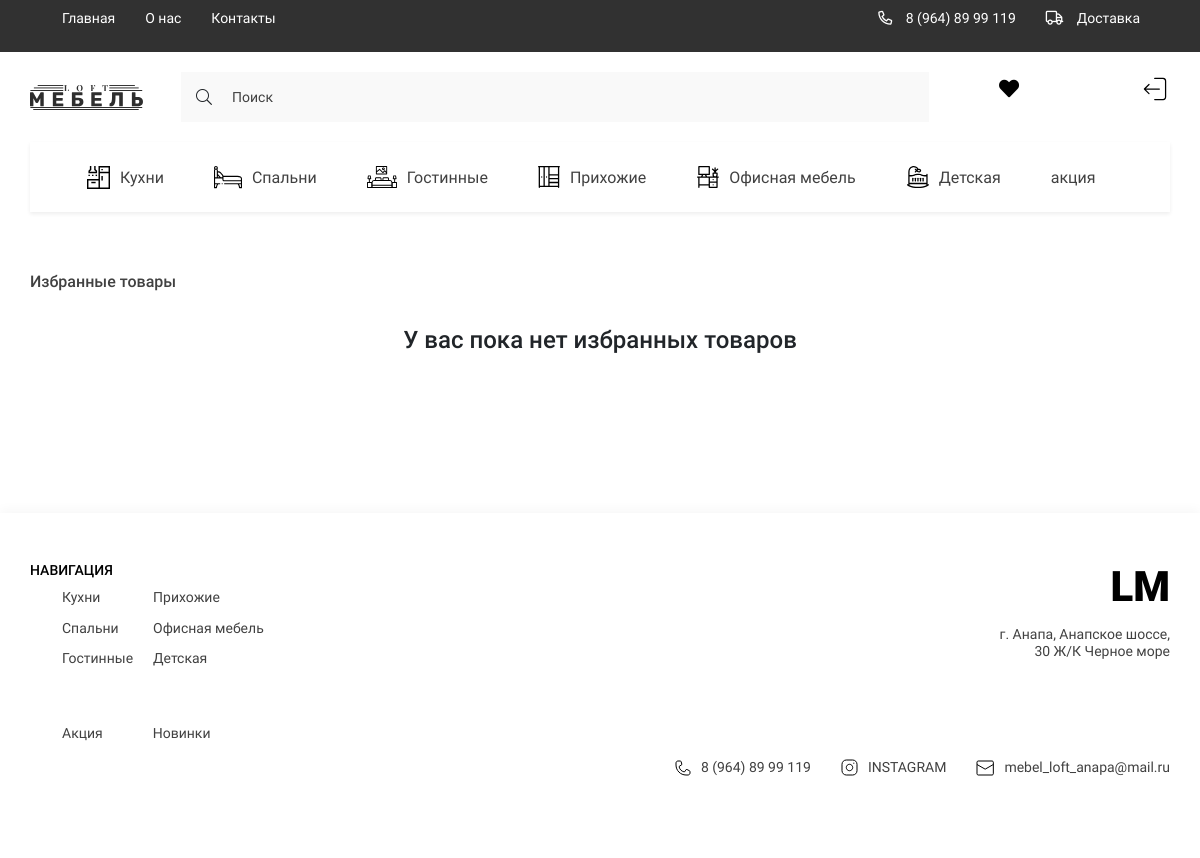
Screenshot of /favorites/ (signed in) with the database file from the repository.
### loft/models.py (models this page shows, shortened)
class Category(models.Model):
    title = models.CharField(max_length=150, verbose_name='Категория')
    icon = models.ImageField(upload_to='icons/', blank=True, null=True, verbose_name='Иконка')
    slug = models.SlugField(unique=True, null=True)
    parent = models.ForeignKey('self', on_delete=models.CASCADE, null=True, blank=True,
                               related_name='subcategories', verbose_name='Родитель')
    def get_absolute_url(self):
        return reverse('category', kwargs={'slug': self.slug})
    def get_icon(self):
        if self.icon:
            return self.icon.url
        else:
            return '-'
    class Meta:
        verbose_name = 'Категории'
        verbose_name_plural = 'Категории'

### loft/views.py (the view)
# urls.py: path('favorites/', FavoriteListView.as_view(), name='favorite'),
class FavoriteListView(LoginRequiredMixin, ListView):
    model = FavoriteProduct
    context_object_name = 'products'
    template_name = 'loft/favorite_list.html'
    login_url = 'login'
    extra_context = {
        'title': 'Избранные товары'
    }
    def get_queryset(self):
        user = self.request.user
        favorite_products = FavoriteProduct.objects.filter(user=user)
        products = [i.product for i in favorite_products]
        return products

### loft/templatetags/loft_tags.py (called while the page is built)
@register.simple_tag()
def get_categories():
    return Category.objects.filter(parent=None)

### loft/templates/loft/favorite_list.html (shortened to what this page needs)
{% extends 'base.html' %}
{% block main %}
<main class="main">
    <div class="container">
        <section class="products">
            <h2 class="products__title">{{ title }}</h2>
            {% if products %}
            <div class="products__content">
                {% for product in products %}
                {% include 'loft/components/_card.html' %}
                {% endfor %}
            </div>
            {% else %}
            <h4 style="text-align:center;">У вас пока нет избранных товаров</h4>
            {% endif %}
        </section>
    </div>
</main>
{% endblock main %}

### templates/components_base/_header_categories.html
{% load loft_tags %}
<ul class="header__list _categories">
    {% get_categories as categories %}
    {% for category in categories %}
    <li>
        <a href="{{ category.get_absolute_url }}" class="header__list-links">
                                <span class="header__list-img">
                                    <img src="{{ category.get_icon }}" alt="icons">
                                </span>
            {{ category.title }}
        </a>
    </li>
    {% endfor %}
    <li>
        <a href="#!" class="header__list-links">
            акция
        </a>
    </li>
</ul>

### templates/layout/footer.html
{% load static %}
{% load loft_tags %}
<footer class="footer">
        <div class="container">
            <div class="footer__content">
                <div class="footer__navigate">
                    <div class="footer__navigate-part">
                        <h2 class="footer__navigate-title">НАВИГАЦИЯ</h2>
                        <div class="footer__navigate-lists">
                            <ul class="footer__navigate-list">
                                {% get_categories as categories %}
                                {% for category in categories %}
                                <li><a href="#!" class="footer__navigate-links">{{ category.title }}</a></li>
                                {% endfor %}
                            </ul>
                        </div>
                    </div>
                    <div class="footer__navigate-part _right">
                        <a href="./index.html" class="footer__logo">LM</a>
                        <p class="footer__adress">г. Анапа, Анапское шоссе, 30 Ж/К Черное море</p>
                    </div>
                </div>
                <div class="footer__social">
                    <ul class="footer__navigate-list _short">
                        <li><a href="#!" class="footer__navigate-links">Акция</a></li>
                        <li><a href="#!" class="footer__navigate-links">Новинки</a></li>
                    </ul>
                    <ul class="footer__social-list">
                        <li>
                            <a href="tel:89648999119" class="footer__social-links">
                                <img src="{% static 'loft/assets/icons/phone.svg' %}" alt="phone">
                                8 (964) 89 99 119
                            </a>
                        </li>
                        <li>
                            <a href="https://www.instagram.com/" target="_blank" class="footer__social-links">
                                <img src="{% static 'loft/assets/icons/inst.svg' %}" alt="insta">
                                INSTAGRAM
                            </a>
                        </li>
                        <li>
                            <a href="mailto:mebel_loft_anapa@mail.ru" target="_blank" class="footer__social-links">
                                <img src="{% static 'loft/assets/icons/mail.svg' %}" alt="mail">
                                mebel_loft_anapa@mail.ru
                            </a>
                        </li>
                    </ul>
                </div>
            </div>
        </div>
    </footer>

### loft/static/loft/style/style.css (style rules this page uses)
:root { --containerWidth: 1140px; --primaryColor: #414141; --primaryFont: 'Roboto'; --mainColor: #245462; }
* { padding: 0; margin: 0; box-sizing: border-box; text-decoration: none; list-style: none; font-family: var(--primaryFont); }
.container { width: 100%; max-width: calc(var(--containerWidth) + 30px); margin: 0 auto; padding: 0 15px; }
.nav__content-bars, ._categories, .nav__list-links>img, .nav__bars-open, ._truck { display: none; }
.header__list { display: flex; justify-content: space-between; align-items: center; }
.header__list._categories { justify-content: flex-start; width: 100%; overflow-x: scroll; background: #FFFFFF; box-shadow: 0px 2px 4px rgba(0, 0, 0, 0.07); margin-bottom: 30px; }
.header__list-links { padding: 24px 25px; display: flex; justify-content: center; align-items: center; height: 70px; transition: background .3s linear, color .3s linear; width: max-content; font-family: 'Roboto'; font-size: 16px; line-height: 19px; color: #414141; }
.header__list-links img { margin-right: 10px; min-width: 18px; transition: filter .3s linear; }
.main { width: 100%; flex-grow: 1; padding-bottom: 150px; }
.products { width: 100%; display: flex; flex-direction: column; margin-top: 30px; }
.products__title { font-size: 16px; line-height: 19px; color: #414141; margin-bottom: 35px; }
.footer { width: 100%; padding: 49px 0 32px; background: #FFFFFF; box-shadow: 0px -4px 10px rgba(0, 0, 0, 0.03); }
.footer__content { width: 100%; display: flex; flex-direction: column; justify-content: center; }
.footer__navigate { display: flex; width: 100%; justify-content: space-between; margin-bottom: 35px; }
.footer__navigate-part._right { text-align: right; }
.footer__navigate-title { font-weight: 500; font-size: 14px; line-height: 126.69%; color: #000000; margin-bottom: 10px; text-transform: uppercase; }
.footer__navigate-lists { display: flex; }
.footer__navigate-list { display: flex; flex-direction: column; height: 85px; flex-wrap: wrap; justify-content: space-between; }
.footer__navigate-list li { margin-right: 20px; }
.footer__navigate-list._short { flex-direction: row; }
.footer__navigate-list:not(:last-child) { margin-right: 50px; }
.footer__navigate-links { font-size: 14px; line-height: 126.69%; color: #414141; display: block; margin-bottom: 7.24px; transition: color .3s linear; }
.footer__logo { font-weight: 900; font-size: 42px; line-height: 49px; color: #000000; display: block; margin-bottom: 15px; }
.footer__adress { font-size: 14px; line-height: 126.69%; text-align: right; color: #414141; width: 100%; max-width: 171px; }
.footer__navigate-list._short .footer__navigate-links { margin: 0 30px 0 0; }
.footer__navigate-list._short li:last-child .footer__navigate-links { margin: 0; }
.footer__social { display: flex; justify-content: space-between; width: 100%; }
.footer__social-list { display: flex; justify-content: center; text-align: right; align-items: center; }
.footer__social-links { display: flex; justify-content: center; align-items: center; font-size: 14px; line-height: 126.69%; color: #414141; margin-right: 30px; }
.footer__social-list li:last-child .footer__social-links { margin-right: 0; }
.footer__social-links img { margin-right: 10px; }

### loft/static/loft/style/new_style.css (style rules this page uses)
* { text-decoration: none !important; }

### rows the page displays
Category: get_icon (picture), title "Кухни"
Category: get_icon (picture), title "Спальни"
Category: get_icon (picture), title "Гостинные"
Category: get_icon (picture), title "Прихожие"
Category: get_icon (picture), title "Офисная мебель"
Category: get_icon (picture), title "Детская"

### other values shown
{{ title }} "Избранные товары"
